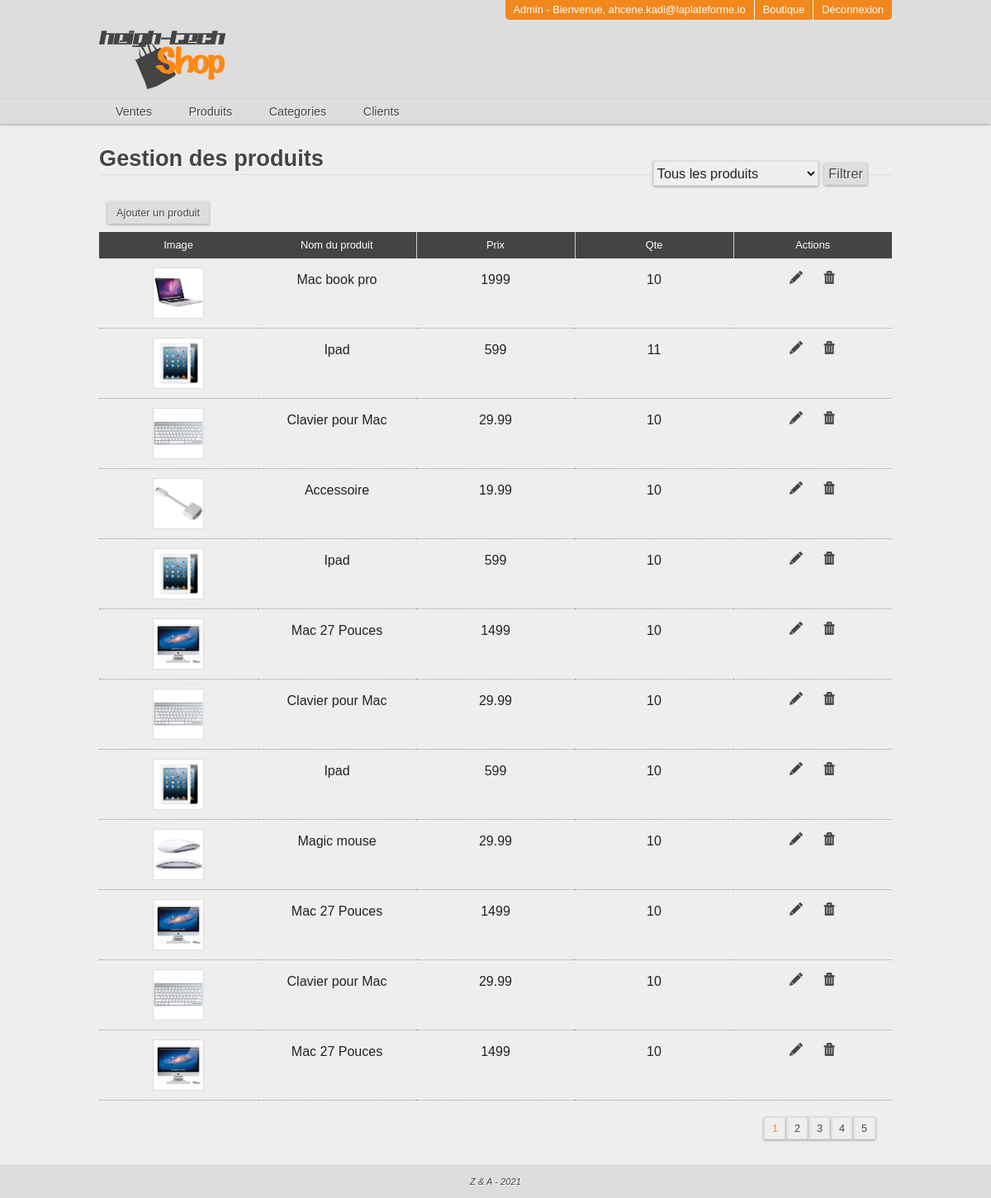
Screenshot of /admin/produits.php (signed in) with the database file from the repository.
### tables this page shows
CREATE TABLE `products` (
  `id` int(11) NOT NULL,
  `name` varchar(255) NOT NULL,
  `description` text NOT NULL,
  `price` float NOT NULL DEFAULT '0',
  `qte` int(10) UNSIGNED NOT NULL,
  `photo` varchar(255) NOT NULL,
  `category_id` int(11) NOT NULL
);

### Classes/Db.php (called while the page is built, shortened)
<?php
class Db{
	private $host=HOST;
	private $name=DBNAME;
	private $user=USER;
	private $pass=PWD;
	private $connexion;
	function __construct($host=null,$name=null,$user=null,$pass=null){
		try{
			$this->connexion = new PDO('mysql:host='.$this->host.';dbname='.$this->name,
				$this->user,$this->pass,array(
					1002 =>'SET NAMES UTF8',
					PDO::ATTR_ERRMODE => PDO::ERRMODE_WARNING
					));
			$this->connexion->exec('SET NAMES utf8');
		}catch (PDOException $e){
			echo $e->getMessage();
		}
	}
	public function query($sql , $data=array()){
		$req = $this->connexion->prepare($sql);
		$req->execute($data);
		return $req->fetchAll(PDO::FETCH_OBJ);
	}
}

### admin/includes/includes.php (called while the page is built, shortened)
<?php session_start();
require_once '../Classes/Db.php';
$DB = new Db();
 ?>

### admin/produits.php (the view, shortened to what this page needs)
<?php require 'includes/includes.php';
$categorie = 0;
if(!empty($_GET['categorie']) ){
    $categorie = $_GET['categorie'];
    $cond=array('categorie'=>$categorie);
    $nb =$DB->query('SELECT count(*) as nbr FROM products WHERE category_id=:categorie',$cond);
}elseif (!empty($_POST['categorie']) && $_POST['categorie']!=null ) {
  $categorie = $_POST['categorie'];
  $cond=array('categorie'=>$categorie);
  $nb =$DB->query('SELECT count(*) as nbr FROM products WHERE category_id=:categorie',$cond);
}else
    $nb =$DB->query('SELECT count(*) as nbr FROM products');
$perpage = 12;
$nbr_pages = ceil($nb[0]->nbr /$perpage);
if(isset($_GET['page'])){
  $page = intval($_GET['page']);
  if($page>$nbr_pages){
    $page = $nbr_pages;
  }
}else{
  $page =1;
}
$premierPage = ($page - 1)* $perpage;
 require 'includes/header.php'; ?>
    <h2>Gestion des produits
        <form id="filtre" action="produits.php" method="post">
          <select name="categorie" id="categorie">
           <option value="0">Tous les produits</option>
          </select>
          <input type="submit" value="Filtrer">
        </form>
      </h2>
      <?php
      if(!empty($_GET['categorie'])){
        $products =$DB->query('SELECT * FROM products WHERE category_id=:categorie ORDER By id
          DESC LIMIT '.$premierPage.','.$perpage.'',$cond);
      }elseif (!empty($_POST['categorie'])) {
          $products =$DB->query('SELECT * FROM products WHERE category_id=:categorie ORDER By id
          DESC LIMIT '.$premierPage.','.$perpage.'',$cond);
      }
       else {
           $products =$DB->query('SELECT * FROM products  ORDER By id
          DESC LIMIT '.$premierPage.','.$perpage.'');
           }
       ?>
       <button><a href="addProduct.php">Ajouter un produit</a></button>
    <table>
      <thead>
        <tr>
          <th>Image</th>
          <th>Nom du produit</th>
          <th>Prix</th>
          <th>Qte</th>
          <th>Actions</th>
        </tr>
      </thead>
      <tbody>
        <?php foreach ($products as $product): ?>
          <tr>
            <td><img src="../<?php echo $product->photo ?>"></td>
             <td><?php echo $product->name ?></td>
              <td><?php echo $product->price ?></td>
               <td><?php echo $product->qte ?></td>
                <td>
                  <a href="editProduct.php?id=<?php echo $product->id ?>" class="edit"></a>
                   <a href="delete.php?product=<?php echo $product->id ?>" class="del"></a>
                </td>
          </tr>
        <?php endforeach ?>
      </tbody>
    </table>
    <?php if($nbr_pages >1): ?>
      <div class="pagination">
        <ul>
        <?php
          for ($i=1; $i<= $nbr_pages; $i++){
            if($i == $page){
              echo '<li class="active"><a href="">'.$i.'</a></li>';
            }else{
              echo '<li><a href="produits.php?page='.$i.'&categorie='.$categorie.'">'.$i.'</a></li>';
            }
          }
         ?>
        </ul>
      </div>
      <?php endif ?>
<?php require 'includes/footer.php'; ?>

### css/style.css (style rules this page uses)
html { font-size: 100%; -webkit-text-size-adjust: 100%; -ms-text-size-adjust: 100%; }
html, button, input, select, textarea { font-family: sans-serif; color: #222; }
body { margin: 0; font-size: 1em; line-height: 1.4; }
a { color: #00e; }
ul, ol { margin: 1em 0; padding: 0 0 0 40px; }
img { border: 0; -ms-interpolation-mode: bicubic; vertical-align: middle; }
form { margin: 0; }
button, input, select, textarea { font-size: 100%; margin: 0; vertical-align: baseline; *vertical-align: middle; }
button, input { line-height: normal; }
button, input[type="button"], input[type="reset"], input[type="submit"] { cursor: pointer; -webkit-appearance: button; *overflow: visible; }
table { border-collapse: collapse; border-spacing: 0; }
td { vertical-align: top; }

### css/main.css (style rules this page uses)
h2 { color: #444; font-size: 1.7em; text-shadow: 1px 1px 1px white; border-bottom: 1px solid #ddd; position: relative; }
button { border: none; background: #ddd; margin: 10px; -webkit-box-shadow: 0 1px 3px #999999; -moz-box-shadow: 0 1px 3px #999999; box-shadow: 0 1px 3px #999999; }
button a { color: #444!important; font-size: .8em; text-shadow: 1px 1px 1px white; text-decoration: none; display: block; padding: 5px; }
body { background-color: #EEE; }
#filtre { position: absolute; top: -5px; right: 10px; }
#filtre input[type="submit"] { border: none; background: #ddd; -webkit-box-shadow: 0 1px 3px #999999; -moz-box-shadow: 0 1px 3px #999999; box-shadow: 0 1px 3px #999999; color: #444!important; font-size: .6em; text-shadow: 1px 1px 1px white; text-decoration: none; padding: 4px 5px; }
#filtre select { display: inline-block; border: 1px solid #DDD; -webkit-box-shadow: 0 1px 3px #999999; -moz-box-shadow: 0 1px 3px #999999; box-shadow: 0 1px 3px #999999; font-size: 0.6em; width: 200px; height: 30px; outline: none; }
table { width: 100%; }
table thead th { height: 30px; background: #444; color: #FFF; font-size: .8em; font-weight: normal; width: 10%; border-right: 1px solid #CCC; }
table thead th:first-child, table thead th:last-child { border: none; }
table tbody td { text-align: center; line-height: 50px; border-bottom: 1px dotted #999; }
table tbody td img { height: 60px; margin: 10px; border: 1px solid #DDD; }
table tbody td a { display: inline-block; width: 16px; height: 16px; margin: 0 10px; background: url(../img/sprite.png) 0 0 no-repeat; }
.edit { background-position: -16px 0px; }
.del ,.delete { background-position: 0 0; }
form { margin: 20px; }
form input[type='submit'] { border: none; background: #ddd; -webkit-box-shadow: 0 1px 3px #999999; -moz-box-shadow: 0 1px 3px #999999; box-shadow: 0 1px 3px #999999; color: #444!important; font-size: .8em; text-shadow: 1px 1px 1px white; text-decoration: none; padding: 5px 10px; }
.pagination { text-align: right; }
.pagination ul { margin: 20px auto; margin-right: 20px; list-style: none; padding: 0; }
.pagination ul li { display: inline-block; width: 25px; height: 25px; border: 1px solid #ddd; text-align: center; -webkit-box-shadow: 0 1px 3px #999999; -moz-box-shadow: 0 1px 3px #999999; box-shadow: 0 1px 3px #999999; }
.pagination ul li a { display: block; text-decoration: none; line-height: 25px; color: #444!important; font-size: .8em; text-shadow: 1px 1px 1px white; }
.pagination ul li.active a { color: #f2871c!important; }

### rows the page displays
products: photo (picture), name "Mac book pro", price "1999", qte "10"
products: photo (picture), name "Ipad", price "599", qte "11"
products: photo (picture), name "Clavier pour Mac", price "29.99", qte "10"
products: photo (picture), name "Accessoire", price "19.99", qte "10"
products: photo (picture), name "Ipad", price "599", qte "10"
products: photo (picture), name "Mac 27 Pouces", price "1499", qte "10"
products: photo (picture), name "Clavier pour Mac", price "29.99", qte "10"
products: photo (picture), name "Ipad", price "599", qte "10"
products: photo (picture), name "Magic mouse", price "29.99", qte "10"
products: photo (picture), name "Mac 27 Pouces", price "1499", qte "10"
products: photo (picture), name "Clavier pour Mac", price "29.99", qte "10"
products: photo (picture), name "Mac 27 Pouces", price "1499", qte "10"

### other values shown
$_SESSION['user']['email'] "ahcene.kadi@laplateforme.io"
